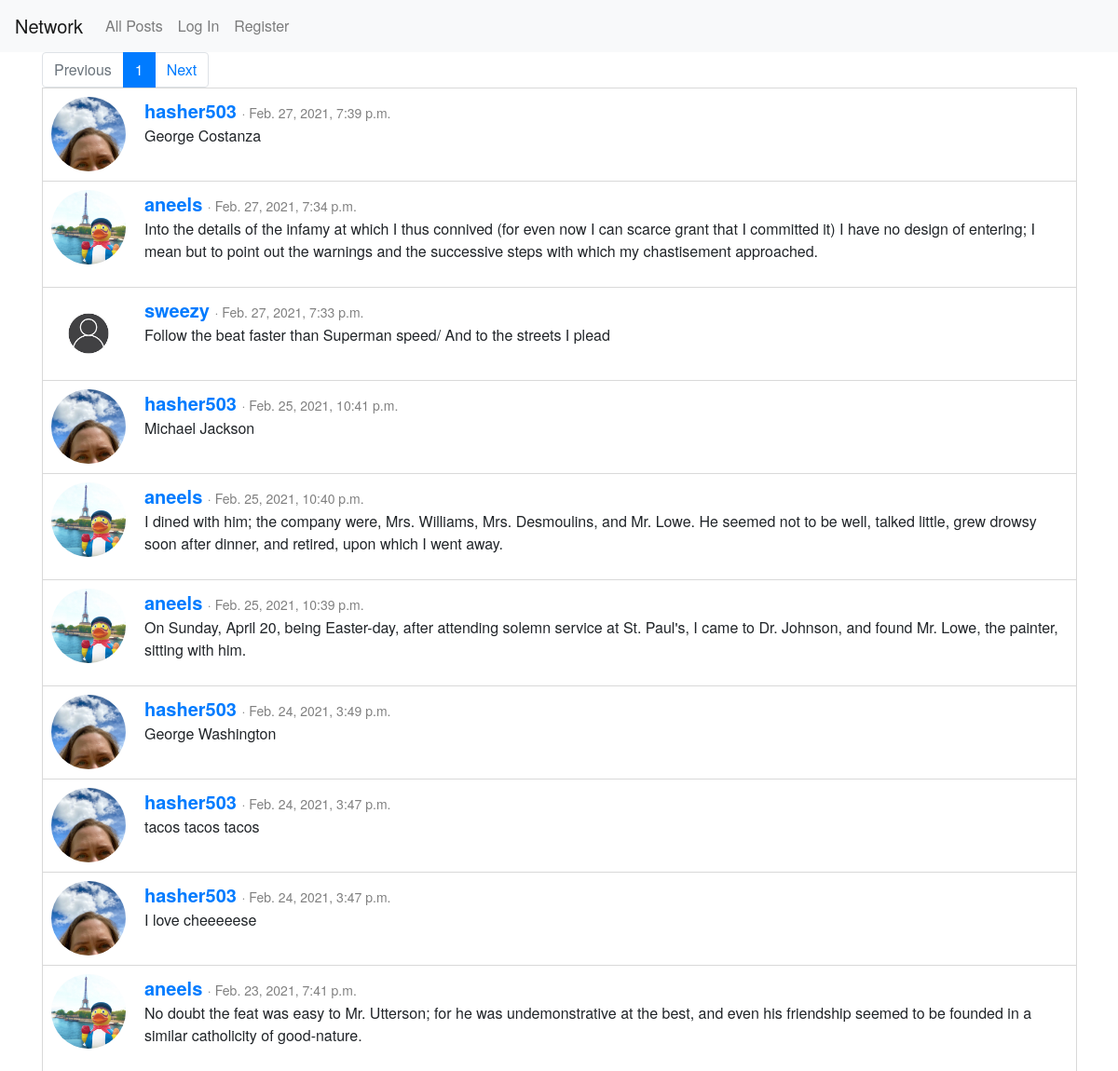
The page / on the database its author committed.
### network/models.py (models this page shows)
class Post(models.Model):
    user = models.ForeignKey("User", on_delete=models.CASCADE, related_name="posts")
    timestamp = models.DateTimeField(auto_now_add=True)
    body = models.CharField(max_length=280)
    likes = models.ManyToManyField("User", blank=True, related_name="liked_posts")

class User(AbstractUser):
    avatar = models.ImageField(upload_to='avatars', blank=True)
    following = models.ManyToManyField("self", blank=True, symmetrical=False, related_name="followers")

### network/views.py (the view)
# urls.py: path("", views.index, name="index"),
def index(request, pnum=1):
    postform = PostForm()
    post_list = Post.objects.annotate(Count('likes')).order_by('-timestamp')
    pdata = pagehelper(post_list, pnum, 'index') # helper function below
    return render(request, "network/index.html", {
        "postform": postform,
        "pdata": pdata
    })

### network/views.py (called while the page is built)
def pagehelper(post_list, pnum, route):
    paginator = Paginator(post_list, 10)
    page_list = paginator.get_page(pnum) # this particular list of 10 posts
    prev_page = pnum - 1 # page number (int) of previous page
    next_page = pnum + 1 # page number (int) of next page
    has_next = page_list.has_next() # boolean: is there another list of 10 after this?
    return {"pnum": pnum, "route": route, "page_list": page_list, "prev_page": prev_page,
            "next_page": next_page, "has_next": has_next}

### network/templates/network/index.html (shortened to what this page needs)
{% extends "network/layout.html" %}
{% load static %}
{% block body %}
    <div class="container">
        {% include "network/paginate.html" %}
    </div>
{% endblock %}

### network/templates/network/paginate.html (shortened to what this page needs)
{% load static %}
{% if target %}
    <nav aria-label="Page navigation">
        <ul class="pagination pag-align">
            {% if pdata.prev_page > 0 %}
                <li class="page-item">
                    <a class="page-link" href="{% url pdata.route name=target pnum=pdata.prev_page %}">Previous</a></li>
            {% else %}
                <li class="page-item disabled">
                    <span class="page-link">Previous</span></li>
            {% endif %}
                <li class="page-item active" aria-current="page">
                    <span class="page-link"> {{ pdata.pnum }} </span></li>
            {% if pdata.has_next %}
                <li class="page-item">
                    <a class="page-link" href="{% url pdata.route name=target pnum=pdata.next_page %}">Next</a></li>
            {% else %}
                <li class="page-item disabled">
                    <span class="page-link">Next</span></li>
            {% endif %}
        </ul>
    </nav>
{% else %}
     <nav aria-label="Page navigation">
        <ul class="pagination pag-align">
            {% if pdata.prev_page > 0 %}
                <li class="page-item">
                    <a class="page-link" href="{% url pdata.route pnum=pdata.prev_page %}">Previous</a></li>
            {% else %}
                <li class="page-item disabled">
                    <span class="page-link">Previous</span></li>
            {% endif %}
                <li class="page-item active" aria-current="page">
                    <span class="page-link"> {{ pdata.pnum }} </span></li>
            {% if pdata.has_next %}
                <li class="page-item">
                    <a class="page-link" href="{% url pdata.route pnum=pdata.next_page %}">Next</a></li>
            {% else %}
                <li class="page-item disabled">
                    <span class="page-link">Next</span></li>
            {% endif %}
        </ul>
    </nav>
{% endif %}
{% for post in pdata.page_list %}
    <div class="post-container">
        <div class="grid-item-pic">
        {% if post.user.avatar %}
            <img src="{{ post.user.avatar.url }}" class="post-pic">
        {% else %}
            <img src="{% static 'network/anon.jpg' %}" class="post-pic">
        {% endif %}
        </div>
        <div id={{ post.pk }} class="grid-item-text">
            <div class="user-link">
                <a href="{% url 'profile' name=post.user.username %}">
                    {{ post.user.username }}
                </a>
            </div>
            <div class="timestamp">· {{ post.timestamp }} </div>
            <div>
                <p id="{{post.pk}}-body"> {{ post.body }} </p>
            </div>
        </div>
    </div>
{% endfor %}

### network/static/network/styles.css (style rules this page uses)
body { font-family: "Helvetica Neue", Helvetica, Arial, sans-serif; font-size: 16px; }
.post-container { padding: 10px; display: grid; grid-template-columns: 100px auto; grid-template-rows: auto; box-shadow: 1px 0 0 0 #D9D9D9, 0 1px 0 0 #D9D9D9, 1px 1px 0 0 #D9D9D9, 1px 0 0 0 #D9D9D9 inset, 0 1px 0 0 #D9D9D9 inset; }
.grid-item-pic { grid-column: 1 / 2; }
.grid-item-text { grid-column: 2 / 3 }
.post-pic { max-width: 80%; height: auto; border-radius: 50%; }
.user-link { font-size: 20px; font-weight: bold; display: inline; }
.timestamp { font-size: 14px; color: gray; display: inline; }
.pag-align { margin-bottom: 0; }

### rows shown on the page
Post: user.avatar (picture), user.username "hasher503", timestamp "Feb. 27, 2021, 7:39 p.m.", body "George Costanza"
Post: user.avatar (picture), user.username "aneels", timestamp "Feb. 27, 2021, 7:34 p.m.", body "Into the details of the infamy at which I thus connived (for even now I can scarce grant that I committed it) I have no design of entering; I mean but to point out the warnings and the successive steps with which my chastisement approached."
Post: user.username "sweezy", timestamp "Feb. 27, 2021, 7:33 p.m.", body "Follow the beat faster than Superman speed/ And to the streets I plead"
Post: user.avatar (picture), user.username "hasher503", timestamp "Feb. 25, 2021, 10:41 p.m.", body "Michael Jackson"
Post: user.avatar (picture), user.username "aneels", timestamp "Feb. 25, 2021, 10:40 p.m.", body "I dined with him; the company were, Mrs. Williams, Mrs. Desmoulins, and Mr. Lowe. He seemed not to be well, talked little, grew drowsy soon after dinner, and retired, upon which I went away."
Post: user.avatar (picture), user.username "aneels", timestamp "Feb. 25, 2021, 10:39 p.m.", body "On Sunday, April 20, being Easter-day, after attending solemn service at St. Paul's, I came to Dr. Johnson, and found Mr. Lowe, the painter, sitting with him."
Post: user.avatar (picture), user.username "hasher503", timestamp "Feb. 24, 2021, 3:49 p.m.", body "George Washington"
Post: user.avatar (picture), user.username "hasher503", timestamp "Feb. 24, 2021, 3:47 p.m.", body "tacos tacos tacos"
Post: user.avatar (picture), user.username "hasher503", timestamp "Feb. 24, 2021, 3:47 p.m.", body "I love cheeeeese"
Post: user.avatar (picture), user.username "aneels", timestamp "Feb. 23, 2021, 7:41 p.m.", body "No doubt the feat was easy to Mr. Utterson; for he was undemonstrative at the best, and even his friendship seemed to be founded in a similar catholicity of good-nature."

### other values the page prints
{{ pdata.pnum }} "1"
